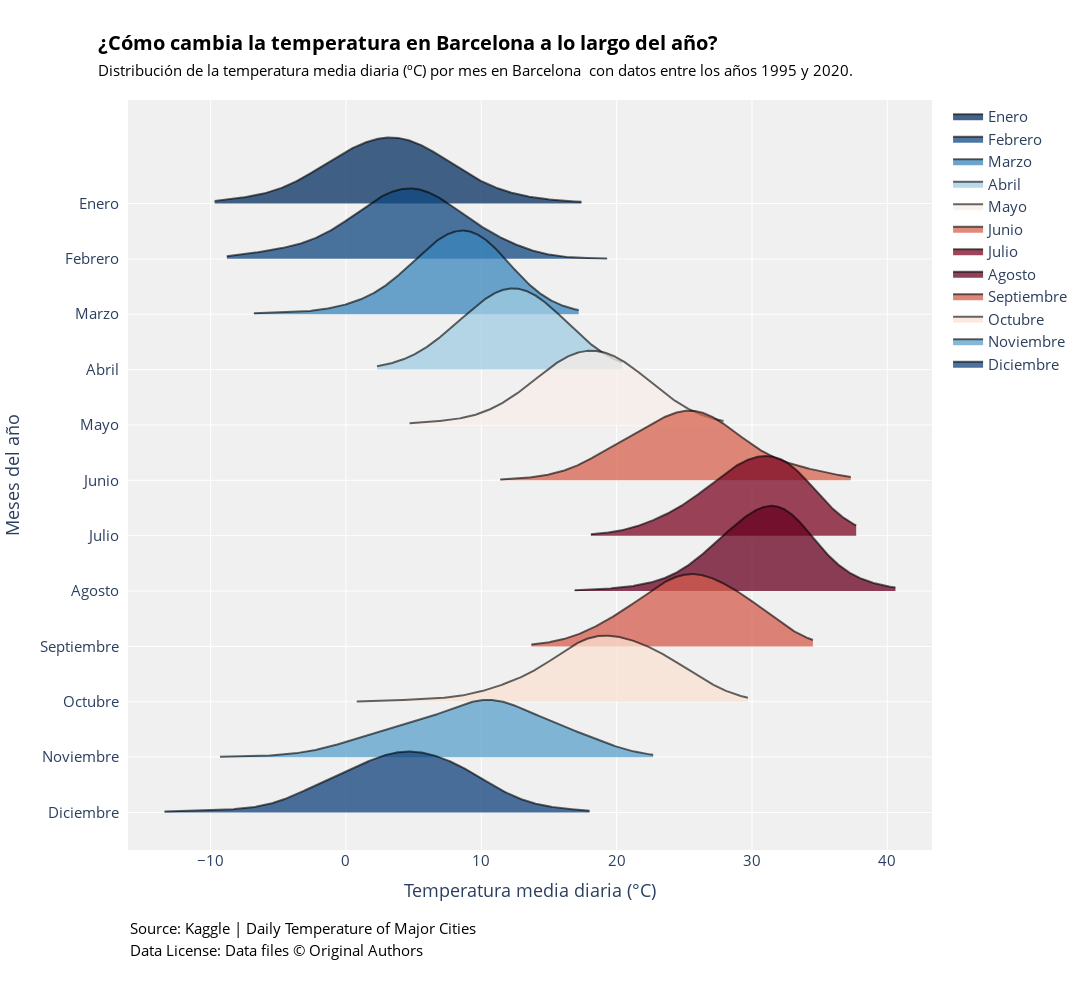

Notebook cell for this chart:
### Code cell
meses = ['Enero  ',
         'Febrero  ',
         'Marzo  ',
         'Abril  ',
         'Mayo  ',
         'Junio  ',
         'Julio  ',
         'Agosto  ',
         'Septiembre  ',
         'Octubre  ',
         'Noviembre  ',
         'Diciembre  ']

fig = ridgeplot(list_temp,
                bandwidth=2,
                colorscale='RdBu_r',
                colormode='mean-means',
                coloralpha=0.75,
                labels=meses,
                linewidth=2,
                spacing=0.65,
                xpad=0.05)

fig.update_layout(height=1000,
                  width=1400,
                  font_size=15,
                  plot_bgcolor='rgb(240,240,240)',
                  title_text="<b>¿Cómo cambia la temperatura en Barcelona a lo largo del año?</b><br><span style='font-size:15px;'>Distribución de la temperatura media diaria (ºC) por mes en Barcelona  con datos entre los años 1995 y 2020.</span>",
                  title_x=0.09,
                  title_y=0.95,
                  title_font_size=20,
                  title_font_color='black',
                  yaxis_title="Meses del año",
                  xaxis_title="Temperatura media diaria (°C)",
                  margin=dict(t=100, b=150),  # Aumenta el margen inferior
                  annotations=[
                      dict(
                          x=0,
                          y=-0.12,  # Ajusta la posición vertical para el footer
                          xref='paper',
                          yref='paper',
                          text='Source: <a href="https://www.kaggle.com/datasets/sudalairajkumar/daily-temperature-of-major-cities">Kaggle | Daily Temperature of Major Cities</a>',
                          showarrow=False,
                          font=dict(size=15, color='black')
                      ),
                      dict(
                          x=0,
                          y=-0.15,
                          xref='paper',
                          yref='paper',
                          text='Data License: Data files © Original Authors',
                          showarrow=False,
                          font=dict(size=15, color='black')                         
                      )
                  ]
                 )
fig.show()

### Figure 1 — Plotly figure (JSON) as saved in the notebook; plotly's stock layout.template omitted (floating-point values rounded to 4 significant figures; data arrays with more than 128 entries replaced by an {"elided": "..."} marker saying what was removed)
{"data": [{"hoverinfo": "skip", "line": {"color": "rgba(0,0,0,0)", "width": 0}, "showlegend": false, "type": "scatter", "x": {"elided": "500 float values"}, "y": {"elided": "500 int values"}}, {"customdata": {"elided": "500x1 float values"}, "fill": "tonexty", "fillcolor": "rgba(5, 48, 97, 0.75)", "hovertemplate": "(%{x:.7}, %{customdata[0]:.7})<br><extra>%{fullData.name}</extra>", "line": {"color": "rgba(0,0,0,0.6)", "width": 2}, "mode": "lines", "name": "Enero  ", "type": "scatter", "x": {"elided": "500 float values"}, "y": {"elided": "500 float values"}}, {"hoverinfo": "skip", "line": {"color": "rgba(0,0,0,0)", "width": 0}, "showlegend": false, "type": "scatter", "x": {"elided": "500 float values"}, "y": {"elided": "500 float values"}}, {"customdata": {"elided": "500x1 float values"}, "fill": "tonexty", "fillcolor": "rgba(17.03390985836, 71.208254726837, 129.233687120607, 0.75)", "hovertemplate": "(%{x:.7}, %{customdata[0]:.7})<br><extra>%{fullData.name}</extra>", "line": {"color": "rgba(0,0,0,0.6)", "width": 2}, "mode": "lines", "name": "Febrero  ", "type": "scatter", "x": {"elided": "500 float values"}, "y": {"elided": "500 float values"}}, {"hoverinfo": "skip", "line": {"color": "rgba(0,0,0,0)", "width": 0}, "showlegend": false, "type": "scatter", "x": {"elided": "500 float values"}, "y": {"elided": "500 float values"}}, {"customdata": {"elided": "500x1 float values"}, "fill": "tonexty", "fillcolor": "rgba(57.781050438127, 134.798449109286, 188.763651766968, 0.75)", "hovertemplate": "(%{x:.7}, %{customdata[0]:.7})<br><extra>%{fullData.name}</extra>", "line": {"color": "rgba(0,0,0,0.6)", "width": 2}, "mode": "lines", "name": "Marzo  ", "type": "scatter", "x": {"elided": "500 float values"}, "y": {"elided": "500 float values"}}, {"hoverinfo": "skip", "line": {"color": "rgba(0,0,0,0)", "width": 0}, "showlegend": false, "type": "scatter", "x": {"elided": "500 float values"}, "y": {"elided": "500 float values"}}, {"customdata": {"elided": "500x1 float values"}, "fill": "tonexty", "fillcolor": "rgba(159.613050320427, 203.914565242122, 225.889442948693, 0.75)", "hovertemplate": "(%{x:.7}, %{customdata[0]:.7})<br><extra>%{fullData.name}</extra>", "line": {"color": "rgba(0,0,0,0.6)", "width": 2}, "mode": "lines", "name": "Abril  ", "type": "scatter", "x": {"elided": "500 float values"}, "y": {"elided": "500 float values"}}, {"hoverinfo": "skip", "line": {"color": "rgba(0,0,0,0)", "width": 0}, "showlegend": false, "type": "scatter", "x": {"elided": "500 float values"}, "y": {"elided": "500 float values"}}, {"customdata": {"elided": "500x1 float values"}, "fill": "tonexty", "fillcolor": "rgba(248.866803401747, 238.288250791848, 232.065572786025, 0.75)", "hovertemplate": "(%{x:.7}, %{customdata[0]:.7})<br><extra>%{fullData.name}</extra>", "line": {"color": "rgba(0,0,0,0.6)", "width": 2}, "mode": "lines", "name": "Mayo  ", "type": "scatter", "x": {"elided": "500 float values"}, "y": {"elided": "500 float values"}}, {"hoverinfo": "skip", "line": {"color": "rgba(0,0,0,0)", "width": 0}, "showlegend": false, "type": "scatter", "x": {"elided": "500 float values"}, "y": {"elided": "500 float values"}}, {"customdata": {"elided": "500x1 float values"}, "fill": "tonexty", "fillcolor": "rgba(215.181833530582, 98.718217120339, 79.087905904028, 0.75)", "hovertemplate": "(%{x:.7}, %{customdata[0]:.7})<br><extra>%{fullData.name}</extra>", "line": {"color": "rgba(0,0,0,0.6)", "width": 2}, "mode": "lines", "name": "Junio  ", "type": "scatter", "x": {"elided": "500 float values"}, "y": {"elided": "500 float values"}}, {"hoverinfo": "skip", "line": {"color": "rgba(0,0,0,0)", "width": 0}, "showlegend": false, "type": "scatter", "x": {"elided": "500 float values"}, "y": {"elided": "500 float values"}}, {"customdata": {"elided": "500x1 float values"}, "fill": "tonexty", "fillcolor": "rgba(124.930879630842, 7.017881481869, 34.508940740935, 0.75)", "hovertemplate": "(%{x:.7}, %{customdata[0]:.7})<br><extra>%{fullData.name}</extra>", "line": {"color": "rgba(0,0,0,0.6)", "width": 2}, "mode": "lines", "name": "Julio  ", "type": "scatter", "x": {"elided": "500 float values"}, "y": {"elided": "500 float values"}}, {"hoverinfo": "skip", "line": {"color": "rgba(0,0,0,0)", "width": 0}, "showlegend": false, "type": "scatter", "x": {"elided": "500 float values"}, "y": {"elided": "500 float values"}}, {"customdata": {"elided": "500x1 float values"}, "fill": "tonexty", "fillcolor": "rgba(103, 0, 31, 0.75)", "hovertemplate": "(%{x:.7}, %{customdata[0]:.7})<br><extra>%{fullData.name}</extra>", "line": {"color": "rgba(0,0,0,0.6)", "width": 2}, "mode": "lines", "name": "Agosto  ", "type": "scatter", "x": {"elided": "500 float values"}, "y": {"elided": "500 float values"}}, {"hoverinfo": "skip", "line": {"color": "rgba(0,0,0,0)", "width": 0}, "showlegend": false, "type": "scatter", "x": {"elided": "500 float values"}, "y": {"elided": "500 float values"}}, {"customdata": {"elided": "500x1 float values"}, "fill": "tonexty", "fillcolor": "rgba(212.506729038694, 93.013458077389, 75.589688536545, 0.75)", "hovertemplate": "(%{x:.7}, %{customdata[0]:.7})<br><extra>%{fullData.name}</extra>", "line": {"color": "rgba(0,0,0,0.6)", "width": 2}, "mode": "lines", "name": "Septiembre  ", "type": "scatter", "x": {"elided": "500 float values"}, "y": {"elided": "500 float values"}}, {"hoverinfo": "skip", "line": {"color": "rgba(0,0,0,0)", "width": 0}, "showlegend": false, "type": "scatter", "x": {"elided": "500 float values"}, "y": {"elided": "500 float values"}}, {"customdata": {"elided": "500x1 float values"}, "fill": "tonexty", "fillcolor": "rgba(251.455077517836, 226.209638250097, 211.359379857309, 0.75)", "hovertemplate": "(%{x:.7}, %{customdata[0]:.7})<br><extra>%{fullData.name}</extra>", "line": {"color": "rgba(0,0,0,0.6)", "width": 2}, "mode": "lines", "name": "Octubre  ", "type": "scatter", "x": {"elided": "500 float values"}, "y": {"elided": "500 float values"}}, {"hoverinfo": "skip", "line": {"color": "rgba(0,0,0,0)", "width": 0}, "showlegend": false, "type": "scatter", "x": {"elided": "500 float values"}, "y": {"elided": "500 float values"}}, {"customdata": {"elided": "500x1 float values"}, "fill": "tonexty", "fillcolor": "rgba(89.75556963982, 161.402259265709, 202.777220003483, 0.75)", "hovertemplate": "(%{x:.7}, %{customdata[0]:.7})<br><extra>%{fullData.name}</extra>", "line": {"color": "rgba(0,0,0,0.6)", "width": 2}, "mode": "lines", "name": "Noviembre  ", "type": "scatter", "x": {"elided": "500 float values"}, "y": {"elided": "500 float values"}}, {"hoverinfo": "skip", "line": {"color": "rgba(0,0,0,0)", "width": 0}, "showlegend": false, "type": "scatter", "x": {"elided": "500 float values"}, "y": {"elided": "500 float values"}}, {"customdata": {"elided": "500x1 float values"}, "fill": "tonexty", "fillcolor": "rgba(14.532310799289, 66.383742255772, 122.532975355239, 0.75)", "hovertemplate": "(%{x:.7}, %{customdata[0]:.7})<br><extra>%{fullData.name}</extra>", "line": {"color": "rgba(0,0,0,0.6)", "width": 2}, "mode": "lines", "name": "Diciembre  ", "type": "scatter", "x": {"elided": "500 float values"}, "y": {"elided": "500 float values"}}], "layout": {"annotations": [{"font": {"color": "black", "size": 15}, "showarrow": false, "text": "Source: <a href=\"https://www.kaggle.com/datasets/sudalairajkumar/daily-temperature-of-major-cities\">Kaggle | Daily Temperature of Major Cities</a>", "x": 0, "xref": "paper", "y": -0.12, "yref": "paper"}, {"font": {"color": "black", "size": 15}, "showarrow": false, "text": "Data License: Data files © Original Authors", "x": 0, "xref": "paper", "y": -0.15, "yref": "paper"}], "font": {"size": 15}, "height": 1000, "legend": {"traceorder": "normal"}, "margin": {"b": 150, "t": 100}, "plot_bgcolor": "rgb(240,240,240)", "title": {"font": {"color": "black", "size": 20}, "text": "<b>¿Cómo cambia la temperatura en Barcelona a lo largo del año?</b><br><span style='font-size:15px;'>Distribución de la temperatura media diaria (ºC) por mes en Barcelona  con datos entre los años 1995 y 2020.</span>", "x": 0.09, "y": 0.95}, "width": 1400, "xaxis": {"range": [-16.1, 43.3], "showgrid": true, "showticklabels": true, "title": {"text": "Temperatura media diaria (°C)"}, "zeroline": false}, "yaxis": {"showgrid": true, "showticklabels": true, "ticktext": [["Enero  "], ["Febrero  "], ["Marzo  "], ["Abril  "], ["Mayo  "], ["Junio  "], ["Julio  "], ["Agosto  "], ["Septiembre  "], ["Octubre  "], ["Noviembre  "], ["Diciembre  "]], "tickvals": [0, -0.0705, -0.141, -0.2115, -0.282, -0.3525, -0.423, -0.4935, -0.564, -0.6345, -0.705, -0.7755], "title": {"text": "Meses del año"}, "zeroline": false}}}
